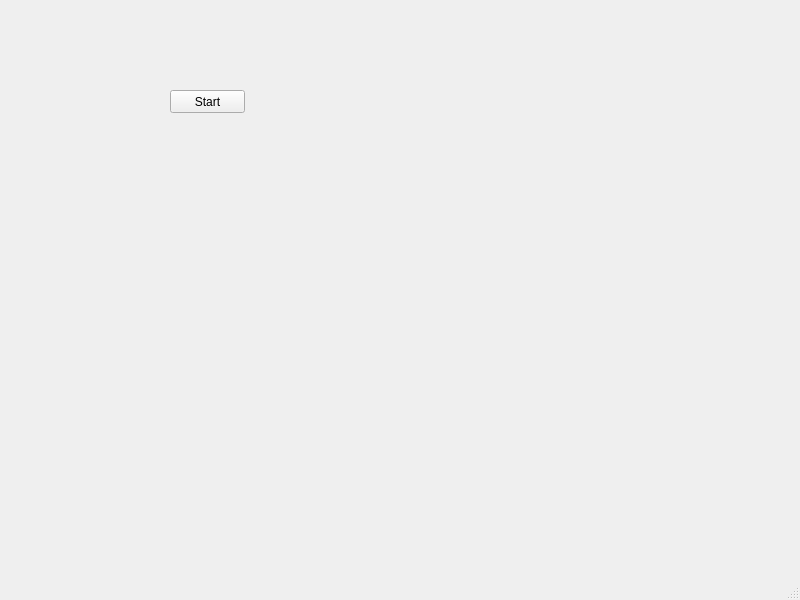
<?xml version="1.0" encoding="UTF-8"?>
<ui version="4.0">
 <class>MainWindow</class>
 <widget class="QMainWindow" name="MainWindow">
  <property name="geometry">
   <rect>
    <x>0</x>
    <y>0</y>
    <width>800</width>
    <height>600</height>
   </rect>
  </property>
  <property name="windowTitle">
   <string>MainWindow</string>
  </property>
  <widget class="QWidget" name="centralwidget">
   <widget class="QPushButton" name="pushButton">
    <property name="geometry">
     <rect>
      <x>170</x>
      <y>90</y>
      <width>75</width>
      <height>23</height>
     </rect>
    </property>
    <property name="text">
     <string>Start</string>
    </property>
   </widget>
  </widget>
  <widget class="QMenuBar" name="menubar">
   <property name="geometry">
    <rect>
     <x>0</x>
     <y>0</y>
     <width>800</width>
     <height>23</height>
    </rect>
   </property>
  </widget>
  <widget class="QStatusBar" name="statusbar"/>
 </widget>
 <resources/>
 <connections>
  <connection>
   <sender>pushButton</sender>
   <signal>clicked()</signal>
   <receiver>MainWindow</receiver>
   <slot>test()</slot>
   <hints>
    <hint type="sourcelabel">
     <x>198</x>
     <y>117</y>
    </hint>
    <hint type="destinationlabel">
     <x>114</x>
     <y>60</y>
    </hint>
   </hints>
  </connection>
 </connections>
 <slots>
  <slot>test()</slot>
 </slots>
</ui>
